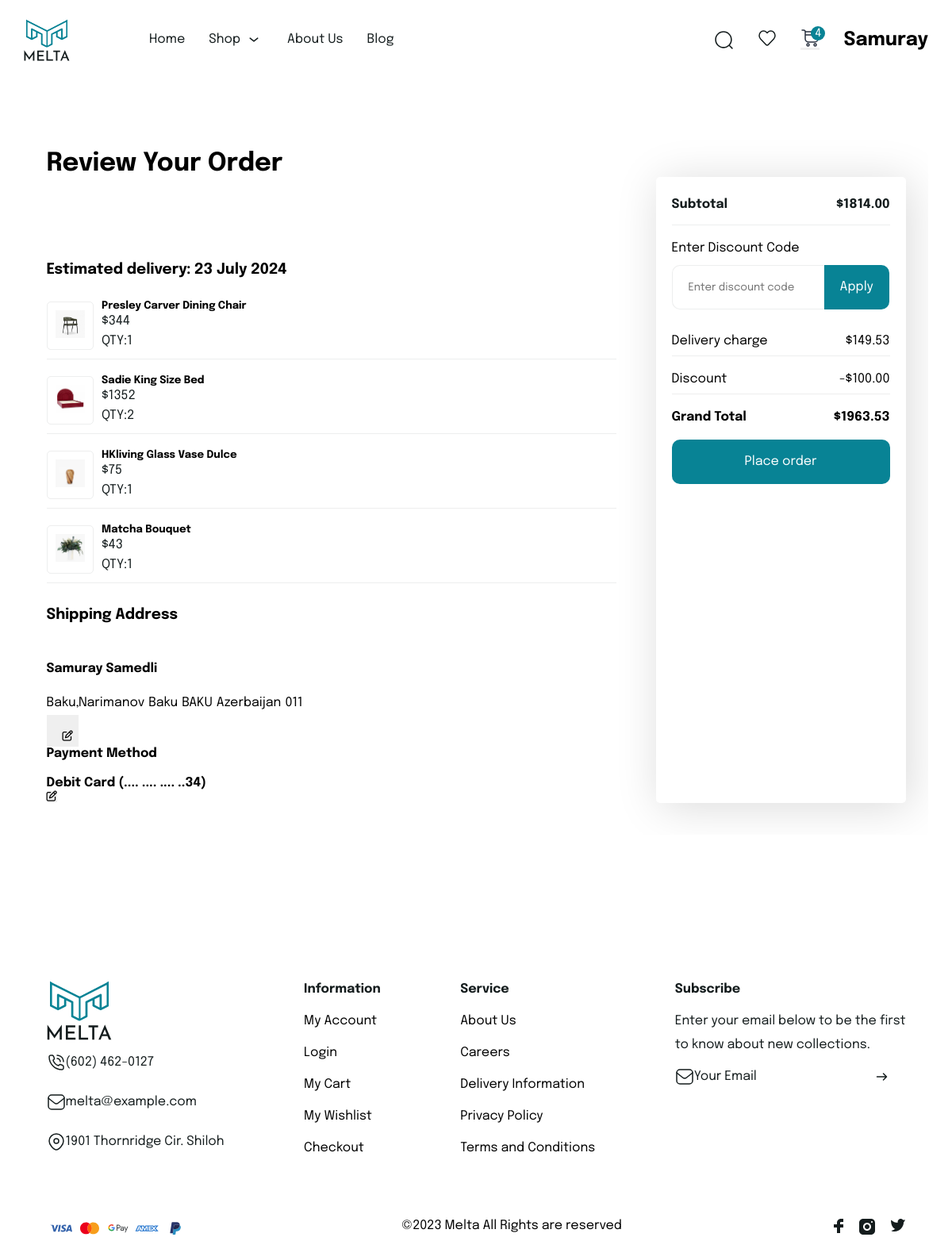
Page /order-summary/ (signed in) on the committed database.
### home/models.py (models this page shows, shortened)
class Order(models.Model):
    product = models.ForeignKey(Products,related_name='order', on_delete=models.CASCADE)
    customers = models.ForeignKey(User,on_delete=models.CASCADE)
    quantity = models.IntegerField(default=1)
    price = models.IntegerField()
    date = models.DateTimeField(auto_now_add=True)
    status = models.BooleanField(default=False)
    delivery = models.IntegerField(default=5,blank=True)
    discounts= models.ForeignKey(Discounts,null=True,db_constraint=False,on_delete=models.CASCADE,blank=True )

class Products(models.Model):
    name = models.CharField(max_length=60, blank=True)
    brand = models.ForeignKey(Brand, on_delete=models.CASCADE, related_name='products')
    price = models.BigIntegerField()
    color = models.ForeignKey(Color, on_delete=models.CASCADE, related_name='products')
    category = models.ForeignKey(Products_Categories, on_delete=models.CASCADE, related_name='products')
    descriptions=models.TextField( default=1  )
    weight = models.DecimalField( default=1.1 ,max_digits=5, decimal_places=2)
    width = models.DecimalField(default=1.1,max_digits=5, decimal_places=2)
    height = models.DecimalField(default=1.1,max_digits=5, decimal_places=2)
    depth = models.DecimalField(default=1.1,max_digits=5, decimal_places=2)
    instock = models.BooleanField(default=True)
    materials = models.CharField(max_length=50, default='Wood')
    def get_main_image(self):
        first_image = self.images.first()
        return first_image.images.url if first_image else None

class ProductImage(models.Model):
    product = models.ForeignKey(Products, related_name='images', on_delete=models.CASCADE)
    images = models.ImageField(upload_to='product_images/')

class UserOrderSummary(models.Model):
    user = models.OneToOneField(User,on_delete=models.CASCADE)
    discounts= models.ForeignKey(Discounts,null=True,db_constraint=False,on_delete=models.CASCADE,blank=True )
    discount_value= models.DecimalField(max_digits=10,decimal_places=2,default=0)
    subtotal= models.DecimalField(max_digits=10,decimal_places=2,default=0)
    payments = models.ForeignKey(Payments , null=True, blank=True,on_delete=models.CASCADE)
    address = models.ForeignKey(UserAddress, on_delete=models.SET_NULL, null=True, blank=True)
    total_delivery_cost= models.DecimalField(max_digits=10,decimal_places=2,default=0)
    grand_total= models.DecimalField(max_digits=10,decimal_places=2,default=0)

class UserAddress(models.Model):
    user = models.ForeignKey(User,on_delete=models.CASCADE,related_name='address')
    name = models.CharField(max_length=50)
    country=models.CharField(max_length=50)
    city=models.CharField(max_length=50)
    flat=models.CharField(max_length=50)
    Area=models.CharField(max_length=50)
    pin=models.CharField(max_length=50)
    phone=models.CharField(blank=True,null=True,default="", max_length=50)
    default_address = models.BooleanField(default=False)

class Payments(models.Model):
    user = models.ForeignKey(User, on_delete=models.CASCADE)
    name = models.CharField(max_length=40,null=True,blank=True)
    payment_method = models.CharField(max_length=3, choices=PaymentMethod.choices)
    amount = models.DecimalField(max_digits=10, decimal_places=2,blank=True,null=True)
    transaction_id = models.CharField(max_length=100, blank=True, null=True)
    cvv = models.IntegerField(null=True,blank=True,validators=[MinValueValidator(100), MaxValueValidator(999)])
    payment_date = models.DateTimeField(auto_now_add=True)
    updated_at = models.DateTimeField(auto_now=True)
    class Meta:
        verbose_name = "Payment"
        verbose_name_plural = "Payments"

### home/views.py (the view)
# urls.py: path('order-summary/',order_summary_view, name='order-summary'),
def order_summary_view(request):
    order = Order.objects.filter(customers = request.user)
    usersummary = UserOrderSummary.objects.get(user = request.user)
    context ={'order':order,'usersummary':usersummary}
    return render(request,'orderSummary.html',context)

### templates/orderSummary.html (shortened to what this page needs)
{% extends "base.html" %}
{% block body %}
    <div class="order_summery">
      <div class="container">
        <div class="order">
          <div>
          <div class="order_head_text">
            <h1>Review Your Order</h1>
          </div>
          <div class="order_body">
            <div class="order_left">
              <div class="order_img">
              </div>
              <div class="order_content">
                <div class="order_head">
                  <h3>Estimated delivery: 23 July 2024</h3>
                </div>
                <div class="order_list">
                  {% if order %}
                    {% for ord in order %}
                    <div class="order_product">
                      <div class="order_pro_img">
                        <a href="{% url 'products-details' ord.product.id %}"><img src="{{  ord.product.get_main_image }}" alt="" /></a>
                      </div>
                      <div class="order_pro_detail">
                        <h5>{{ord.product.name}}</h5>
                        <span>${{ord.price}}</span>
                        <span>QTY:{{ord.quantity}}</span>
                      </div>
                    </div>
                    {% endfor %}
                  {% endif %}
                </div>
                <div class="shipping_address_content">
                  <div class="shipping_add_text">
                    <h3>Shipping Address</h3>
                  </div>
                </div>
                {% if usersummary %}
                <div class="adress_edit">
                  <div class="adress_edit_name">
                    <h4>{{usersummary.address.name}}</h4>
                    <span class="address_details">
                      <span>{{usersummary.address.flat}}</span><span>{{usersummary.address.Area}}</span><span>{{usersummary.address.city}}</span><span>{{usersummary.address.country}}</span><span>{{usersummary.address.pin}}</span>
                    </span>
                  </div>
                  <div>
                {% endif %}
                    <button class="adress_edit_btn">
                      <i class="fa-regular fa-pen-to-square"></i>
                    </button>
                  </div>
                  <div class="payment_meth">
                    <div class="payment_meth_text">
                      <h4>Payment Method</h4>
                    </div>
                    <div class="debit">
                      {% if usersummary %}
              <h4>Debit Card (.... .... .... ..{{usersummary.payments.transaction_id|slice:'-2:'}})</h4>
                      {% endif %}
                      <button class="debit_card_edit">
                        <i class="fa-regular fa-pen-to-square"></i>
                      </button>
                    </div>
                  </div>
                </div>
              </div>
            </div>
            <div class="checkout_right">
              <div class="subtotal">
                <h4>Subtotal</h4>
                <h4>${{ usersummary.subtotal|floatformat:2}}</h4>
              </div>
              <div>
              <span>Enter Discount Code</span>
              <div class="coupon">
                <form class="coupon_input" method="post" action="{% url 'apply-discount' %}">
                  {% if user_order_summary.discounts %}
                  <input required type="text" id="coupon-code" value="{{user_order_summary.discounts}}" name="discount_code" placeholder="Enter discount code"/>
                  {% else %}
                  <input required type="text" id="coupon-code" value="" name="discount_code" placeholder="Enter discount code"/>
                  {% endif %}
                          <button type="submit" id="apply-coupon">Apply</button>
                  </form>
              </div>
            </div>
              <div class="delivery">
                <div>Delivery charge</div>
                <div>${{usersummary.total_delivery_cost|floatformat:2}}</div>
              </div>
              <div class="delivery">
                {% if usersummary.discount_value > 0 %}
                <div>Discount</div>
                <div>-${{usersummary.discount_value}}</div>
                {% endif %}
              </div>
              <div class="total">
                <h4>Grand Total</h4>
                <h4>${{usersummary.grand_total|floatformat:2}}</h4>
              </div>
              <div class="checkout">
                <button id="place_order_btn">Place order</button>
              </div>
            </div>
          </div>
        </div>
      </div>
    </div>
    {% endblock body %}

### templates/base.html (shortened to what this page needs)
{% load static %}
<!DOCTYPE html>
<html lang="en">
<head>
    <link rel="stylesheet" href="https://cdnjs.cloudflare.com/ajax/libs/font-awesome/6.5.1/css/all.min.css" />
    <link rel="stylesheet" href="{% static 'product.css'%}">
    <link rel="stylesheet" href="{%static 'style.css'%}">
</head>
<body>
    <div class="container">
        <div class="navbar">
          <div class="nav">
            <div class="logo_text">
              <a href="{% url 'home' %}">
                <img
              src="/media/navbar-footer_img/homepage_logo.svg"
                alt="header-logo"
                class="header_logo"
              />
              </a>
            </div>
            <ul class="header_menu">
              <li><a href="{% url 'home' %}">Home</a></li>
              <li>
                <a href="{% url 'products' %}">Shop <img src="/media/navbar-footer_img/down.svg" alt="down" /></a>
              </li>
              <li><a href="">About Us</a></li>
              <li><a href="">Blog</a></li>
            </ul>
          </div>
          <div class="nav_login">
            <ul class="header_icon">
              <li style='position:relative;display:flex;align-items:center'>
                  <img onclick='searchClick(event)' style='margin-left:10px;width:25px;height:25px'  src="/media/navbar-footer_img/search_icon.svg" alt="" />
              </li>
              <li>
                  <img src="/media/navbar-footer_img/fav_icon.svg" alt="" />
              </li>
              <li>
                <button id="shop_btn" onclick="card_view(event)" class="icon_button">
                  <img src="/media/navbar-footer_img/shopbuy_icon.svg" alt="" />
                  <span id="shopcount">1</span>
                </button>
              </li>
            </ul>
            {% if request.user.is_authenticated %}
            <h2>{{request.user.username|title}}</h2>
              {% else %}
              <button class="login-button"><span>Login</span></button>
            {% endif %}
          </div>
        </div>
    </div>
    <div class="container">
      <div id='container_body' class="container_body">
    {% block body %}
    {% endblock body %}
     </div>
    </div>
    <div class="container">
    <div>
        <div class="footer">
          <ul>
            <img
              src="/media/navbar-footer_img/homepage_logo.svg"
              alt="footer-logo"
              class="footer_logo"
            />
            <li class="media_icon">
              <img src="/media/navbar-footer_img/calling.svg" alt="">
              <span>(602) 462-0127</span>
            </li>
            <li class="media_icon">
              <img src="/media/navbar-footer_img/gmail.svg" alt="">
              <span>melta@example.com</span>
            </li>
            <li class="media_icon">
              <img src="/media/navbar-footer_img/location.svg" alt="">
              <span>1901 Thornridge Cir. Shiloh</span>
            </li>
          </ul>
          <ul>
            <li><span class="bold">Information</span></li>
            <li><a href="">My Account</a></li>
            <li><a href="">Login</a></li>
            <li><a href="">My Cart</a></li>
            <li><a href="">My Wishlist</a></li>
            <li><a href="">Checkout</a></li>
          </ul>
          <ul>
            <li><span class="bold">Service</span></li>
            <li><a href="">About Us</a></li>
            <li><a href="">Careers</a></li>
            <li><a href="">Delivery Information</a></li>
            <li><a href="">Privacy Policy</a></li>
            <li><a href="">Terms and Conditions</a></li>
          </ul>
          <ul>
            <li><span class="bold">Subscribe</span></li>
            <li>
              Enter your email below to be the first <br> to know about new
              collections.
            </li>
            <li class="gmail">
              <img src="/media/navbar-footer_img/gmail.svg" alt="gmail icon">
              <span style="margin-right: 145px;">Your Email</span>
              <img src="/media/navbar-footer_img/right.svg" alt="right icon"></li>
          </ul>
        </div>
        <br><br>
        <div class="footer_end">
          <ul class="pay_card">
              <li><img src="/media/navbar-footer_img/Visa.svg" alt="Visa"></li>
              <li><img src="/media/navbar-footer_img/Mastercard.svg" alt="Mastercard"></li>
              <li><img src="/media/navbar-footer_img/GooglePay.svg" alt="GooglePay"></li>
              <li><img src="/media/navbar-footer_img/Amex.svg" alt="Amex"></li>
              <li><img src="/media/navbar-footer_img/PayPal.svg" alt="PayPal"></li>
          </ul>
          <span>©2023 Melta All Rights are reserved️ </span>
          <ul class="social">
              <li><img src="/media/navbar-footer_img/fb.svg" alt="facebook icon"></li>
              <li><img src="/media/navbar-footer_img/instagram.svg" alt="instagram icon"></li>
              <li><img src="/media/navbar-footer_img/twitter.svg" alt="twitter icon"></li>
          </ul>
      </div>
    </div>
    </div>
</body>
</html>

### static/product.css (style rules this page uses)
* { margin: 0; padding: 0; box-sizing: border-box; border: none; text-decoration: none; list-style: none; font-family: "Epilogue", sans-serif; user-select: none; }
i { cursor: pointer; }
a { color: black; }
.container { width: 1140px; max-width: 95%; margin: 0 auto; display: flex; flex-direction: column; gap: 100px; }
.container_body { display: flex; flex-direction: column; overflow: hidden; width: 100%; gap: 20px; padding: 40px 0px; }

### rows in the picture
Order: product.get_main_image (picture), product.name "Presley Carver Dining Chair", price "344", quantity "1"
Order: product.get_main_image (picture), product.name "Sadie King Size Bed", price "1352", quantity "2"
Order: product.get_main_image (picture), product.name "HKliving Glass Vase Dulce", price "75", quantity "1"
Order: product.get_main_image (picture), product.name "Matcha Bouquet", price "43", quantity "1"
UserOrderSummary: address.name "Samuray Samedli", address.flat "Baku,Narimanov", address.Area "Baku", address.city "BAKU", address.country "Azerbaijan", address.pin "011", payments.transaction_id "34", subtotal "1814.00", total_delivery_cost "149.53", discount_value "100.00", grand_total "1963.53"

### other values in the picture
{{ request.user.username|title }} "Samuray"
